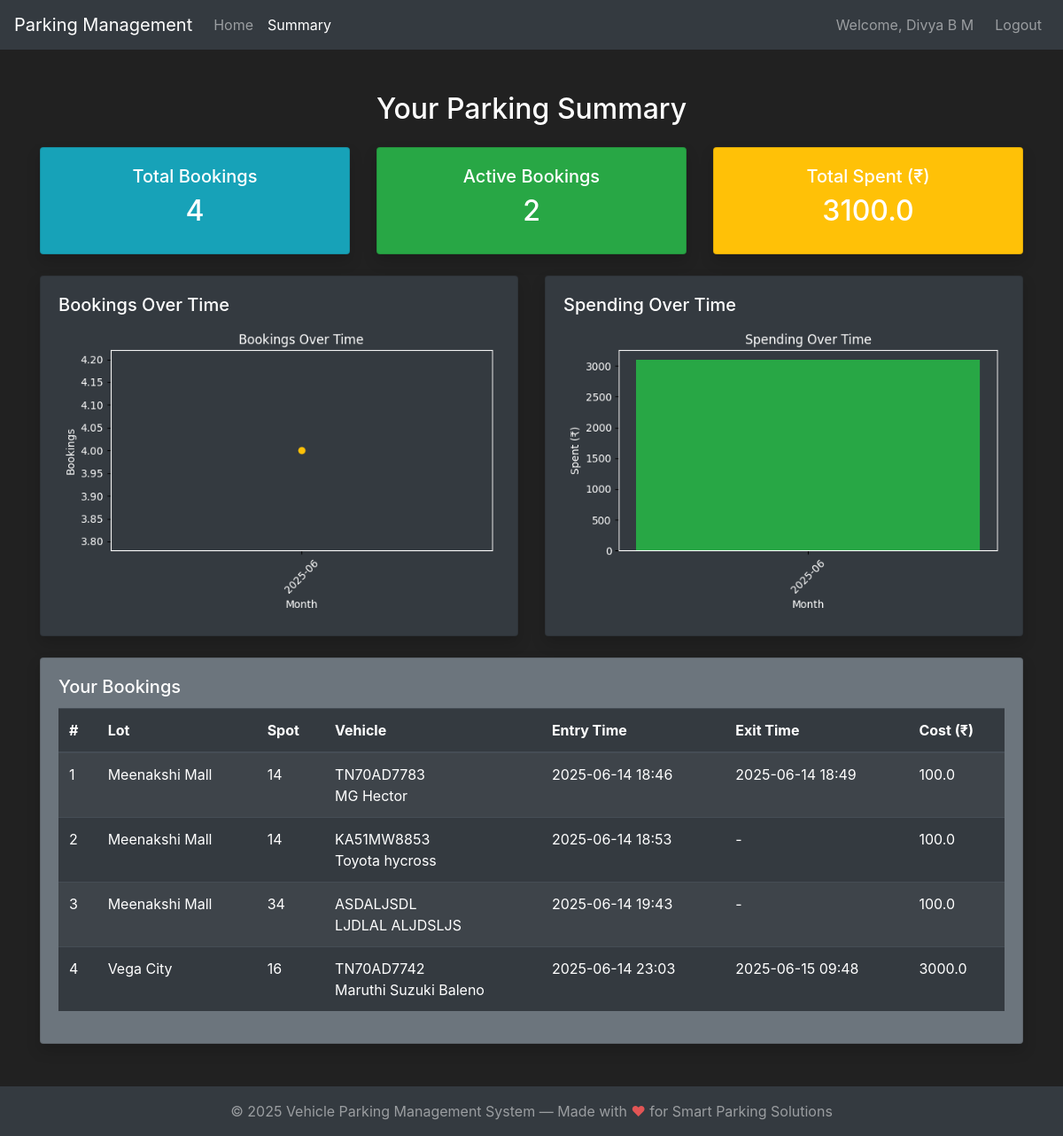
Page /user/summary (signed in) on the committed database.
### parkingManagement/modals.py (models this page shows, shortened)
class User(db.Model, UserMixin):
    id = db.Column(db.Integer(), primary_key=True)
    username = db.Column(db.String(length=30), nullable=False, unique=True)
    password_hash = db.Column(db.String(length=128), nullable=False)
    emailId = db.Column(db.String(length=50), nullable=False, unique=True)
    name = db.Column(db.String(length=50), nullable=False)
    address = db.Column(db.String(length=100), nullable=False)
    pincode = db.Column(db.String(length=10), nullable=False)
    @property
    def password(self):
        raise AttributeError('Password is not a readable attribute.')

class ParkingLot(db.Model):
    id = db.Column(db.Integer(), primary_key=True)
    prime_location = db.Column(db.String(length=100), nullable=False)
    address = db.Column(db.String(length=100), nullable=False)
    pincode = db.Column(db.String(length=10), nullable=False)
    price_per_hour = db.Column(db.Float(), nullable=False)
    max_spots = db.Column(db.Integer(), nullable=False)
    revenue_per_lot = db.Column(db.Float(), nullable=False)

class Booking(db.Model):
    id = db.Column(db.Integer(), primary_key=True)
    spot_id = db.Column(db.Integer(), db.ForeignKey('parking_spot.id'), nullable=False)
    user_id = db.Column(db.Integer(), db.ForeignKey('user.id'), nullable=False)
    entry_time = db.Column(db.DateTime(), nullable=False)
    exit_time = db.Column(db.DateTime(), nullable=True)
    vehicle_number = db.Column(db.String(length=20), nullable=False)
    vehicle_brand = db.Column(db.String(length=30), nullable=False)
    vehicle_model = db.Column(db.String(length=30), nullable=False)
    cost = db.Column(db.Float(), nullable=False)

### parkingManagement/controllers.py (the view)
@app.route('/user/summary')
@login_required
def user_summary():
    user_id = current_user.id
    bookings = Booking.query.filter_by(user_id=user_id).order_by(Booking.entry_time).all()
    total_bookings = len(bookings)
    active_bookings = sum(1 for b in bookings if b.exit_time is None)
    total_spent = sum(b.cost for b in bookings if b.exit_time is not None)
    booking_table = []
    for b in bookings:
        lot = ParkingLot.query.get(ParkingSpot.query.get(b.spot_id).parking_lot_id) if b.spot_id else None
        booking_table.append({
            'lot_name': lot.prime_location if lot else '-',
            'spot_id': b.spot_id,
            'vehicle_number': b.vehicle_number,
            'vehicle_brand': b.vehicle_brand,
            'vehicle_model': b.vehicle_model,
            'entry_time': b.entry_time.strftime('%Y-%m-%d %H:%M') if b.entry_time else '-',
            'exit_time': b.exit_time.strftime('%Y-%m-%d %H:%M') if b.exit_time else None,
            'cost': b.cost
        })
    return render_template(
        'user_summary.html',
        total_bookings=total_bookings,
        active_bookings=active_bookings,
        total_spent=round(total_spent, 2),
        bookings=booking_table
    )

### parkingManagement/modals.py (called while the page is built)
@login_manager.user_loader
def load_user(user_id):
    return User.query.get(int(user_id))

### parkingManagement/templates/user_summary.html (shortened to what this page needs)
{% extends 'base.html' %}
{% block content %}
<div class="container mt-5">
    <h2 class="mb-4 text-center">Your Parking Summary</h2>
    <div class="row mb-4">
        <div class="col-md-4">
            <div class="card bg-info text-white shadow">
                <div class="card-body text-center">
                    <h5>Total Bookings</h5>
                    <h2>{{ total_bookings }}</h2>
                </div>
            </div>
        </div>
        <div class="col-md-4">
            <div class="card bg-success text-white shadow">
                <div class="card-body text-center">
                    <h5>Active Bookings</h5>
                    <h2>{{ active_bookings }}</h2>
                </div>
            </div>
        </div>
        <div class="col-md-4">
            <div class="card bg-warning text-white shadow">
                <div class="card-body text-center">
                    <h5>Total Spent (₹)</h5>
                    <h2>{{ total_spent }}</h2>
                </div>
            </div>
        </div>
    </div>
    <div class="row">
        <div class="col-md-6 mb-4">
            <div class="card bg-dark text-white shadow">
                <div class="card-body">
                    <h5 class="card-title">Bookings Over Time</h5>
                    <img src="{{ url_for('user_bookings_over_time_chart') }}" class="img-fluid" alt="Bookings Over Time">
                </div>
            </div>
        </div>
        <div class="col-md-6 mb-4">
            <div class="card bg-dark text-white shadow">
                <div class="card-body">
                    <h5 class="card-title">Spending Over Time</h5>
                    <img src="{{ url_for('user_spending_over_time_chart') }}" class="img-fluid" alt="Spending Over Time">
                </div>
            </div>
        </div>
    </div>
    <div class="row">
        <div class="col-md-12">
            <div class="card bg-secondary text-white shadow">
                <div class="card-body">
                    <h5 class="card-title">Your Bookings</h5>
                    <div class="table-responsive">
                        <table class="table table-dark table-striped">
                            <thead>
                                <tr>
                                    <th>#</th>
                                    <th>Lot</th>
                                    <th>Spot</th>
                                    <th>Vehicle</th>
                                    <th>Entry Time</th>
                                    <th>Exit Time</th>
                                    <th>Cost (₹)</th>
                                </tr>
                            </thead>
                            <tbody>
                                {% for booking in bookings %}
                                <tr>
                                    <td>{{ loop.index }}</td>
                                    <td>{{ booking.lot_name }}</td>
                                    <td>{{ booking.spot_id }}</td>
                                    <td>{{ booking.vehicle_number }}<br>{{ booking.vehicle_brand }} {{ booking.vehicle_model }}</td>
                                    <td>{{ booking.entry_time }}</td>
                                    <td>{{ booking.exit_time or '-' }}</td>
                                    <td>{{ booking.cost }}</td>
                                </tr>
                                {% endfor %}
                            </tbody>
                        </table>
                    </div>
                </div>
            </div>
        </div>
    </div>
</div>
{% endblock %}

### parkingManagement/templates/base.html (shortened to what this page needs)
<!DOCTYPE html>
<html lang="en">
<head>
        <link rel="stylesheet" href="https://cdn.jsdelivr.net/npm/bootstrap@4.5.3/dist/css/bootstrap.min.css">
</head>
<body>
    <nav class="navbar navbar-expand-md navbar-dark bg-dark">
        <a class="navbar-brand ps-4" href="{% if session.get('admin_logged_in') %}{{ url_for('admin_home_page') }}{% else %}{{ url_for('home_page') }}{% endif %}">Parking Management</a>
        <div class="collapse navbar-collapse" id="navbarNav">
            <ul class="navbar-nav mr-auto">
                <li class="nav-item {% if active_page == 'home' or active_page == 'admin_home' %}active{% endif %}">
                    <a class="nav-link" href="{% if session.get('admin_logged_in') %}{{ url_for('admin_home_page') }}{% else %}{{ url_for('home_page') }}{% endif %}">Home</a>
                </li>
                {% if session.get('admin_logged_in') %}
                <li class="nav-item {% if active_page == 'users' %}active{% endif %}">
                    <a class="nav-link" href="{{ url_for('admin_users_page') }}">User</a>
                </li>
                <li class="nav-item {% if active_page == 'summary' %}active{% endif %}">
                    <a class="nav-link" href="{{ url_for('admin_user_summary') }}">Summary</a>
                </li>
                {% elif current_user.is_authenticated %}
                <li class="nav-item {% if request.endpoint == 'user_summary' %}active{% endif %}">
                    <a class="nav-link" href="{{ url_for('user_summary') }}">Summary</a>
                </li>
                {% endif %}
            </ul>
            <ul class="navbar-nav ml-auto">
                {% if session.get('admin_logged_in') %}
                <li class="nav-item">
                    <span class="navbar-text mr-3">Welcome, Master</span>
                </li>
                <li class="nav-item">
                    <a class="nav-link" href="{{ url_for('logout_page') }}">Logout</a>
                </li>
                {% elif current_user.is_authenticated %}
                <li class="nav-item">
                    <span class="navbar-text mr-3">Welcome, {{ current_user.name }}</span>
                </li>
                <li class="nav-item">
                    <a class="nav-link" href="{{ url_for('logout_page') }}">Logout</a>
                </li>
                {% endif %}
            </ul>
        </div>
    </nav>
    {% block content %}
    {% endblock %}
    <footer class="footer mt-5 py-3 bg-dark text-white-50">
        <div class="container text-center">
            <span>&copy; 2025 Vehicle Parking Management System &mdash; Made with <span style="color: #e25555;">&#10084;</span> for Smart Parking Solutions</span>
        </div>
    </footer>
</body>
</html>

### parkingManagement/templates/base.html (style rules this page uses)
body { background-color: #212121; color: white; min-height: 100vh; display: flex; flex-direction: column; justify-content: space-between; }
.footer { margin-top: auto; }

### rows in the picture
User: name "Divya B M"
ParkingLot: lot_name "Meenakshi Mall" "Meenakshi Mall" "Meenakshi Mall"
Booking: vehicle_number "TN70AD7783", vehicle_brand "MG", vehicle_model "Hector", cost "100.0"
Booking: vehicle_number "KA51MW8853", vehicle_brand "Toyota", vehicle_model "hycross", cost "100.0"
Booking: vehicle_number "ASDALJSDL", vehicle_brand "LJDLAL", vehicle_model "ALJDSLJS", cost "100.0"
ParkingLot: lot_name "Vega City"
Booking: vehicle_number "TN70AD7742", vehicle_brand "Maruthi Suzuki", vehicle_model "Baleno", cost "3000.0"

### other values in the picture
{{ total_bookings }} "4"
{{ active_bookings }} "2"
{{ total_spent }} "3100.0"
{{ booking.spot_id }} "14" "14" "34" "16"
{{ booking.entry_time }} "2025-06-14 18:46" "2025-06-14 18:53" "2025-06-14 19:43" "2025-06-14 23:03"
{{ booking.exit_time or '-' }} "2025-06-14 18:49" "-" "-" "2025-06-15 09:48"
